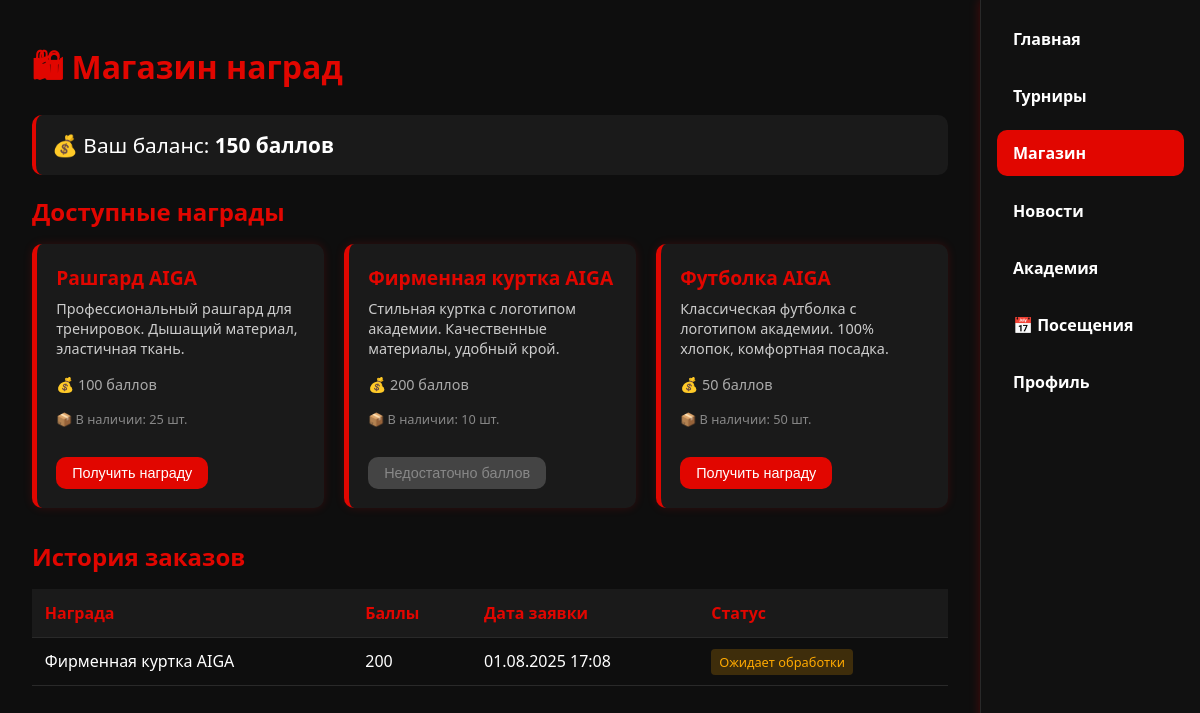
The app's page /store/ (signed in), older data.
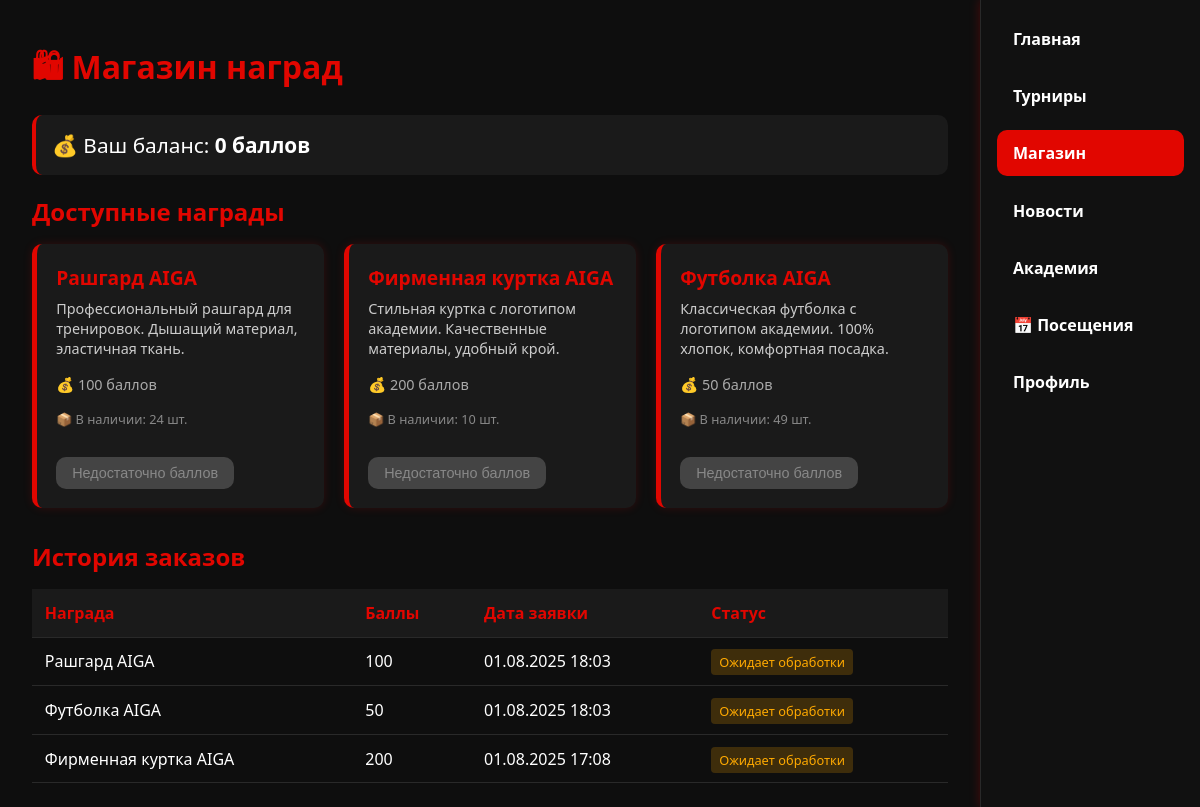
The same page, newer data.
### users/models.py (models this page shows, shortened)
class User(AbstractUser):
    ROLE_CHOICES = [
        ("student", "Ученик"),
        ("parent", "Родитель"),
        ("coach", "Тренер"),
        ("admin", "Администратор"),
    ]
    role = models.CharField(
        max_length=10, choices=ROLE_CHOICES, default="student", verbose_name="Роль"
    )
    phone = models.CharField(max_length=20, blank=True, verbose_name="Телефон")
    birth_date = models.DateField(null=True, blank=True, verbose_name="Дата рождения")
    points = models.PositiveIntegerField(default=0, verbose_name="Баллы")
    is_email_verified = models.BooleanField(default=False, verbose_name="Email подтвержден")
    photo = models.ImageField(
        upload_to="users/photos/", blank=True, null=True, verbose_name="Фото профиля"
    )
    class Meta:
        verbose_name = "Пользователь"
        verbose_name_plural = "Пользователи"

### store/models.py (models this page shows, shortened)
class Reward(models.Model):
    name = models.CharField(max_length=200, verbose_name="Название")
    description = models.TextField(verbose_name="Описание")
    points_cost = models.PositiveIntegerField(verbose_name="Стоимость в баллах")
    image = models.ImageField(upload_to="rewards/", blank=True, null=True, verbose_name="Фото")
    stock = models.PositiveIntegerField(default=0, verbose_name="Остаток")
    is_active = models.BooleanField(default=True, verbose_name="Активен")
    created_at = models.DateTimeField(auto_now_add=True, verbose_name="Дата создания")
    updated_at = models.DateTimeField(auto_now=True, verbose_name="Дата обновления")
    class Meta:
        verbose_name = "Награда"
        verbose_name_plural = "Награды"
        ordering = ["points_cost", "name"]
    @property
    def is_available(self):
        return self.is_active and self.stock > 0

class RewardClaim(models.Model):
    STATUS_CHOICES = [
        ("pending", "Ожидает обработки"),
        ("approved", "Одобрена"),
        ("rejected", "Отклонена"),
        ("completed", "Выдана"),
    ]
    reward = models.ForeignKey(Reward, on_delete=models.CASCADE, verbose_name="Награда")
    student = models.ForeignKey(
        settings.AUTH_USER_MODEL,
        on_delete=models.CASCADE,
        limit_choices_to={"role": "student"},
        verbose_name="Ученик",
    )
    status = models.CharField(
        max_length=20, choices=STATUS_CHOICES, default="pending", verbose_name="Статус"
    )
    points_spent = models.PositiveIntegerField(verbose_name="Потрачено баллов")
    claimed_at = models.DateTimeField(auto_now_add=True, verbose_name="Дата заявки")
    processed_at = models.DateTimeField(null=True, blank=True, verbose_name="Дата обработки")
    processed_by = models.ForeignKey(
        settings.AUTH_USER_MODEL,
        on_delete=models.SET_NULL,
        null=True,
        blank=True,
        limit_choices_to={"role__in": ["coach", "admin"]},
        related_name="processed_rewards",
        verbose_name="Обработал",
    )
    notes = models.TextField(blank=True, verbose_name="Заметки")
    class Meta:
        verbose_name = "Заявка на награду"
        verbose_name_plural = "Заявки на награды"
        ordering = ["-claimed_at"]

### store/views.py (the view, shortened to what this page needs)
# urls.py: path("", views.store_list, name="list"),
def store_list(request):
    rewards = Reward.objects.filter(is_active=True).order_by("name")
    return render(request, "store/store.html", {"rewards": rewards})

### templates/store/store.html (shortened to what this page needs)
<!DOCTYPE html>
<html lang="ru">
  <head>
  </head>
  <body>
    <div class="container">
      <h1>🛍 Магазин наград</h1>
      {% if user.is_authenticated %}
        <div class="balance">
          💰 Ваш баланс: <strong>{{ user.points }} баллов</strong>
        </div>
      {% endif %}
      <section id="product-catalog">
        <h2>Доступные награды</h2>
        {% if rewards %}
          <div class="product-list">
            {% for reward in rewards %}
              <div class="product-card">
                <h3>{{ reward.name }}</h3>
                <p class="product-description">{{ reward.description|truncatewords:20 }}</p>
                <p class="product-price">💰 {{ reward.points_cost }} баллов</p>
                <p class="product-stock">📦 В наличии: {{ reward.stock }} шт.</p>
                <div class="product-actions">
                  {% if user.is_authenticated and user.role == 'student' %}
                    {% if reward.is_available %}
                      {% if user.points >= reward.points_cost %}
                        <form method="post" action="{% url 'store:checkout' %}" style="display: inline;">
                          <button type="submit" class="btn btn-primary">Получить награду</button>
                        </form>
                      {% else %}
                        <button class="btn btn-disabled" disabled>Недостаточно баллов</button>
                      {% endif %}
                    {% else %}
                      <button class="btn btn-disabled" disabled>Нет в наличии</button>
                    {% endif %}
                  {% elif not user.is_authenticated %}
                    <a href="{% url 'users:login' %}" class="btn btn-secondary">Войти для покупки</a>
                  {% endif %}
                </div>
              </div>
            {% endfor %}
          </div>
        {% else %}
          <div class="empty-state">
            <div class="empty-state-icon">🛍</div>
            <p>Пока нет доступных наград</p>
          </div>
        {% endif %}
      </section>
      {% if user.is_authenticated and user.role == 'student' %}
        <section class="order-history">
          <h2>История заказов</h2>
          {% if user.rewardclaim_set.all %}
            <table class="order-table">
              <thead>
                <tr>
                  <th>Награда</th>
                  <th>Баллы</th>
                  <th>Дата заявки</th>
                  <th>Статус</th>
                </tr>
              </thead>
              <tbody>
                {% for claim in user.rewardclaim_set.all %}
                  <tr>
                    <td>{{ claim.reward.name }}</td>
                    <td>{{ claim.points_spent }}</td>
                    <td>{{ claim.claimed_at|date:'d.m.Y H:i' }}</td>
                    <td>
                      <span class="status-badge status-{{ claim.status }}">
                        {% if claim.status == 'pending' %}
                          Ожидает обработки
                        {% elif claim.status == 'approved' %}
                          Одобрена
                        {% elif claim.status == 'rejected' %}
                          Отклонена
                        {% elif claim.status == 'completed' %}
                          Выдана
                        {% endif %}
                      </span>
                    </td>
                  </tr>
                {% endfor %}
              </tbody>
            </table>
          {% else %}
            <div class="empty-state">
              <div class="empty-state-icon">📋</div>
              <p>У вас пока нет заказов</p>
            </div>
          {% endif %}
        </section>
      {% endif %}
    </div>
    <nav>
      <a href="{% url 'dashboard:home' %}">Главная</a>
      <a href="{% url 'tournaments:list' %}">Турниры</a>
      <a href="{% url 'store:list' %}" class="active">Магазин</a>
      <a href="{% url 'announcements:list' %}">Новости</a>
      <a href="{% url 'gyms:list' %}">Академия</a>
      <a href="{% url 'attendance:list' %}">📅 Посещения</a>
      <a href="{% url 'users:profile' %}">Профиль</a>
    </nav>
  </body>
</html>

### templates/store/store.html (style rules this page uses)
:root { --bg: #0e0e0e; --fg: #fff; --accent: #e10600; --input-bg: #1a1a1a; --border: #292929; --radius: 10px; --shadow: 0 0 10px rgba(255, 0, 0, 0.25); }
body { margin: 0; padding: 0; font-family: 'Segoe UI', Tahoma, Geneva, Verdana, sans-serif; background: var(--bg); color: var(--fg); display: flex; min-height: 100vh; }
nav { width: 220px; background: #111; border-left: 1px solid var(--border); box-shadow: var(--shadow); display: flex; flex-direction: column; padding: 1rem; box-sizing: border-box; position: fixed; right: 0; top: 0; bottom: 0; overflow-y: auto; z-index: 1000; }
nav a { color: var(--fg); text-decoration: none; padding: 12px 16px; margin-bottom: 0.7rem; border-radius: var(--radius); font-weight: 600; transition: background-color 0.3s ease; display: block; }
nav a:hover, nav a.active { background-color: var(--accent); color: #fff; }
.container { flex-grow: 1; max-width: calc(100% - 220px); padding: 1.5rem 2rem; box-sizing: border-box; overflow-y: auto; min-height: 100vh; }
h1, h2, h3 { color: var(--accent); margin-bottom: 1rem; }
.balance { font-size: 1.3rem; margin-bottom: 1rem; padding: 1rem; background: var(--input-bg); border-radius: var(--radius); border-left: 4px solid var(--accent); }
.product-list { display: grid; grid-template-columns: repeat(auto-fill, minmax(260px, 1fr)); gap: 20px; margin-bottom: 2rem; }
.product-card { background: #1a1a1a; border-left: 5px solid var(--accent); border-radius: var(--radius); padding: 1.2rem; box-shadow: 0 0 10px rgba(255, 0, 0, 0.15); transition: transform 0.3s ease; cursor: pointer; display: flex; flex-direction: column; justify-content: space-between; }
.product-card h3 { margin: 0; color: var(--accent); font-size: 1.2rem; }
.product-price { color: #aaa; font-size: 0.9rem; margin: 0.5rem 0; }
.product-description { color: #ccc; font-size: 0.9rem; margin: 0.5rem 0; line-height: 1.4; }
.product-stock { color: #888; font-size: 0.8rem; margin-top: 0.5rem; }
.product-actions { margin-top: 1rem; }
.btn { padding: 8px 16px; border: none; border-radius: var(--radius); cursor: pointer; font-size: 0.9rem; text-decoration: none; text-align: center; transition: all 0.3s ease; display: inline-block; margin-right: 0.5rem; }
.btn-disabled { background-color: #444; color: #888; cursor: not-allowed; }
.order-history { margin-top: 2rem; }
.order-table { width: 100%; border-collapse: collapse; margin-top: 1rem; }
.order-table th, .order-table td { padding: 0.8rem; text-align: left; border-bottom: 1px solid var(--border); }
.order-table th { background-color: var(--input-bg); color: var(--accent); font-weight: 600; }
.status-badge { padding: 4px 8px; border-radius: 4px; font-size: 0.8rem; font-weight: 500; }
.status-pending { background-color: rgba(255, 170, 0, 0.2); color: #ffaa00; }

Row changes from the older to the newer data that the page shows:
changed User: points "150" → "0"
changed Reward "Рашгард AIGA": stock "25" → "24"; stock "Получить награду" → "Недостаточно баллов"
changed Reward "Футболка AIGA": stock "50" → "49"; stock "Получить награду" → "Недостаточно баллов"
added RewardClaim: reward.name "Рашгард AIGA", points_spent "100", claimed_at "01.08.2025 18:03", status "Ожидает обработки"
added RewardClaim: reward.name "Футболка AIGA", points_spent "50", claimed_at "01.08.2025 18:03", status "Ожидает обработки"
